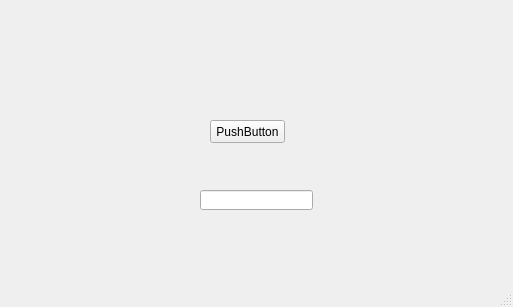
<?xml version="1.0" encoding="UTF-8"?>
<ui version="4.0">
 <class>MainW</class>
 <widget class="QMainWindow" name="MainW">
  <property name="geometry">
   <rect>
    <x>0</x>
    <y>0</y>
    <width>513</width>
    <height>307</height>
   </rect>
  </property>
  <property name="windowTitle">
   <string>MainW</string>
  </property>
  <widget class="QWidget" name="centralwidget">
   <widget class="QPushButton" name="pushButton">
    <property name="geometry">
     <rect>
      <x>210</x>
      <y>120</y>
      <width>75</width>
      <height>23</height>
     </rect>
    </property>
    <property name="text">
     <string>PushButton</string>
    </property>
   </widget>
   <widget class="QLineEdit" name="lineEdit">
    <property name="geometry">
     <rect>
      <x>200</x>
      <y>190</y>
      <width>113</width>
      <height>20</height>
     </rect>
    </property>
   </widget>
  </widget>
  <widget class="QMenuBar" name="menubar">
   <property name="geometry">
    <rect>
     <x>0</x>
     <y>0</y>
     <width>513</width>
     <height>21</height>
    </rect>
   </property>
  </widget>
  <widget class="QStatusBar" name="statusbar"/>
 </widget>
 <resources/>
 <connections/>
</ui>
